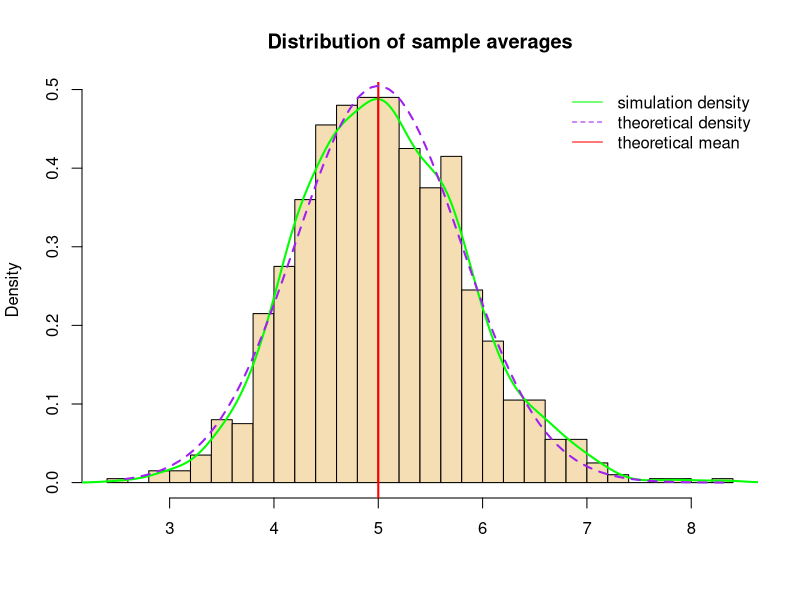
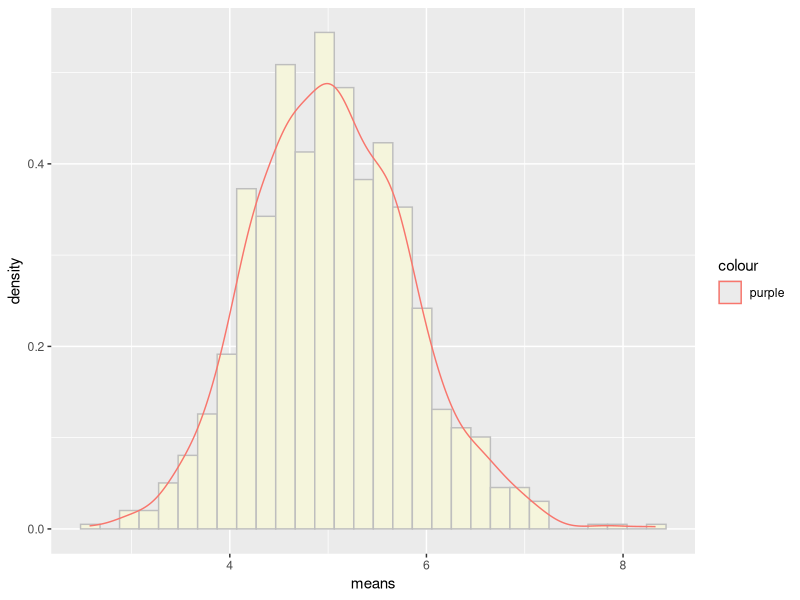
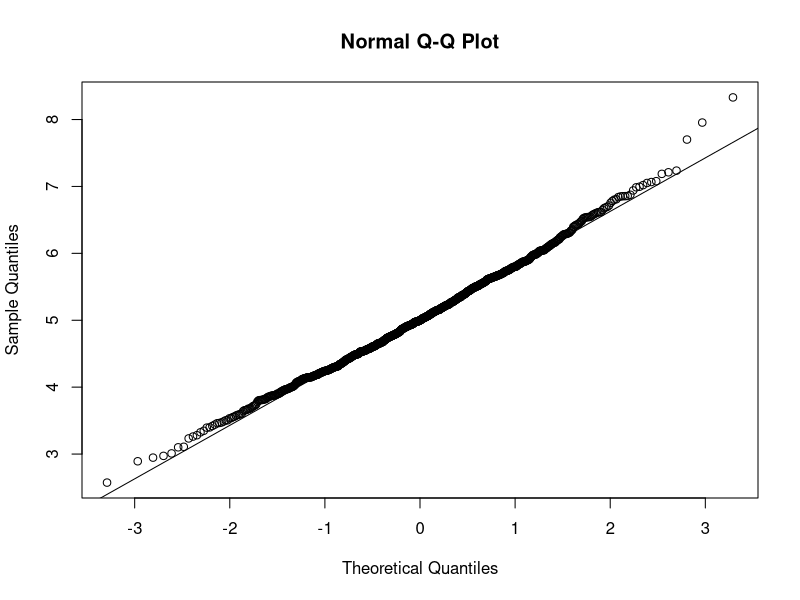

R code for these plots, in order:
## ---- chunk 1
require('knitr', quietly = TRUE)
## ---- chunk 2
sim <- 1000 #number of simulations
lambda <- 0.2 #lambda rate
n <- 40 #number of samples
m_exp <- 1/lambda #exponential mean
sd_exp <- 1/lambda #exponential standard deviation


set.seed(348) #seed for reporoducibility
dat_simulation <- matrix(rexp(n * sim, lambda), sim) #calculation
means <- rowMeans(dat_simulation) #simulation
## ---- chunk 3
sample_mean <- round(mean(means), 3)
print(paste("Sample mean:", sample_mean))
theor_mean <- m_exp
print(paste("Theoretical mean:", theor_mean))
## ---- chunk 4
sample_var <- round(var(means), 3)
print(paste("Sample variance:", sample_var))
theor_var <- (sd_exp)^2/n
print(paste("Theoretical variance:", theor_var))
## ---- chunk 5
hist(means, breaks = 25, probability = TRUE, xlab = "", main = "Distribution of sample averages", col = "wheat")
lines(density(means), col = "green", lwd = 2) #simulation sample averages 
abline(v=m_exp, col = "red", lwd = 2) #Theoretical center of distribution
#Theoretical density of sample averages
curve(dnorm(x, m_exp, sd_exp/sqrt(n)), min(means), max(means), add = TRUE, col = "purple", lty = 2, lwd = 2)
legend("topright", c("simulation density", "theoretical density","theoretical mean"),bty = "n", lty = c(1,2,1), col = c("green", "purple", "red"))

library(ggplot2)
data <- data.frame(means)
normal <- ggplot(data, aes(x = means)) + geom_histogram(aes(y = ..density..), col = "grey", fill = "beige") 
normal + geom_density(aes(col = "purple"))

qqnorm(means)
qqline(means)
